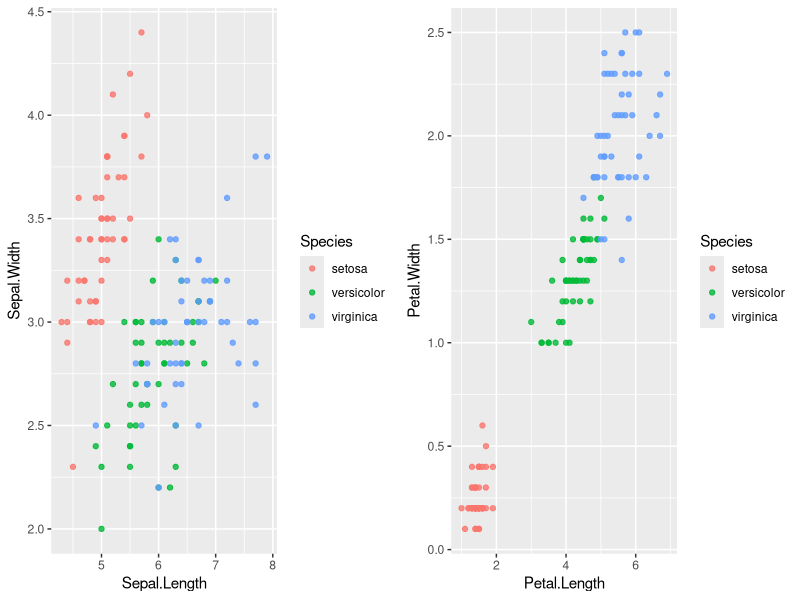

The R script that drew this image: (Note: this script raises an error after producing the figure.)
library(datasets)
library(ggplot2)
library(gridExtra)
library(class)
library(caret)


head(iris)

summary(iris)

p1 <- ggplot(iris, aes(x=Sepal.Length, y=Sepal.Width, col=Species)) +
  geom_point(alpha=0.8)
p2 <- ggplot(iris, aes(x=Petal.Length, y=Petal.Width, col=Species)) +
  geom_point(alpha=0.8)
grid.arrange(p1, p2, ncol=2)


ind <- sample(1:nrow(iris), nrow(iris)*0.7)     
iris.train <- iris[ind, ]
iris.test <- iris[-ind, ]


knn.fit <- knn(train = iris.train[,1:4], test = iris.test[,1:4], cl = iris.train$Species, k = 3)
error[i] = 1- mean(knn.fit == iris.test$Species)
accuracy <- mean(knn.fit == iris.test$Species)
cat("Training Accuracy: ", accuracy, sep='')


table(iris.test$Species,knn.fit)

nb.test.acc1 <- confusionMatrix(iris.test$Species, knn.fit, mode="everything")
nb.test.acc1

error <- c()
valid_acc <- c()

for (i in 1:19)
{
  knn.fit <- knn(train = iris.train[,1:4], test = iris.test[,1:4], cl = iris.train$Species, k = i)
  error[i] = 1- mean(knn.fit == iris.test$Species)
  valid_acc <- c(valid_acc, mean(knn.fit == iris.test$Species))
}
ggplot(data = data.frame(error), aes(x = 1:19, y = error)) +
  geom_line(color = "Blue")


max(valid_acc)

which.max(valid_acc)




